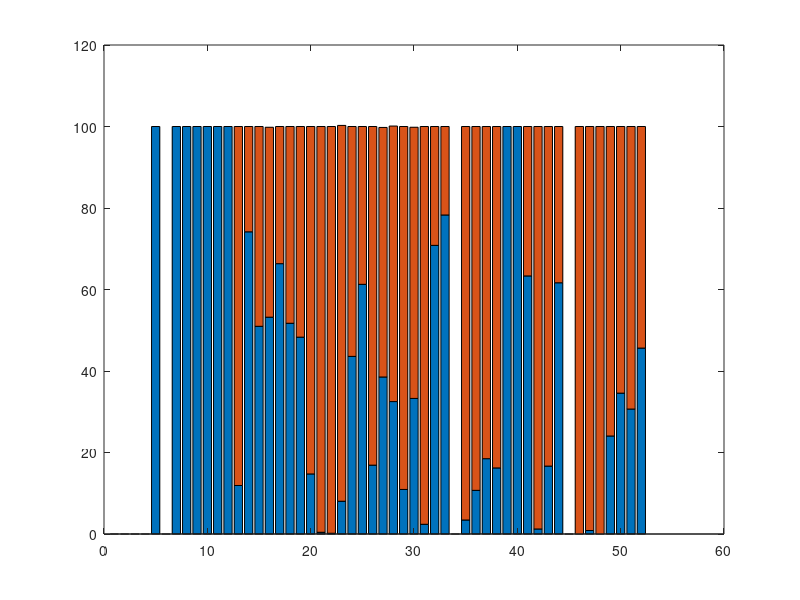

Reproduce this figure in MATLAB.
close all;
clear;
clc;
xLabels={'$10,000' '$11,000' '$12,000' '$13,000' '$14,000' '$15,000' '$16,000' '$17,000' '$18,000' '$19,000' '$20,000' '$21,000' '$22,000' '$23,000' '$24,000' '$25,000' '$26,000' '$27,000' '$28,000' '$29,000' '$30,000' '$31,000' '$32,000' '$33,000' '$34,000' '$35,000' '$36,000' '$37,000' '$38,000' '$39,000' '$40,000' '$41,000' '$42,000' '$43,000' '$44,000' '$45,000' '$46,000' '$47,000' '$48,000' '$49,000' '$50,000' '$51,000' '$52,000' '$53,000' '$54,000' '$55,000' '$56,000' '$57,000' '$58,000' '$59,000' '$60,000' '$61,000+'};
load data03
CarSales
LightTruckSales
Total
% carSales=[0 0 0 0 0.055 0 0.246 0.026 0.189 0.359 0.51 0.455 0.035 0.485 0.288 0.29 0.274 1.113 0.713 0.116 0.001 0.001 0.03 0.034 0.231 0.036 0.168 0.286 0.117 0.185 0.041 0.068 0.119 0 0.011 0.015 0.022 0.006 0.105 0.006 0.019 0.001 0.003 0.082 0 0 0.001 0 0.019 0.028 0.023 0.266];
% lightTruckSales=[0 0 0 0 0 0 0 0 0 0 0 0 0.259 0.169 0.277 0.254 0.139 1.039 0.763 0.671 0.234 0.536 0.344 0.044 0.146 0.177 0.267 0.595 0.953 0.37 1.677 0.028 0.033 0 0.309 0.125 0.097 0.031 0 0 0.011 0.08 0.015 0.051 0 0.039 0.116 0.085 0.06 0.053 0.052 0.317];
% total=[0 0 0 0 0.055 0 0.246 0.026 0.189 0.359 0.51 0.455 0.294 0.654 0.565 0.545 0.413 2.152 1.476 0.787 0.235 0.537 0.373 0.078 0.377 0.213 0.436 0.88 1.07 0.556 1.718 0.096 0.152 0 0.32 0.14 0.119 0.037 0.105 0.006 0.03 0.081 0.018 0.133 0 0.039 0.117 0.085 0.079 0.081 0.075 0.583];
title('Vehicle Price Categories and Sales ');
xlabel('Vehicle Price Category');
ylabel('Sales');
hold on;
plot(CarSales,'-g',LineWidth=2);
plot(LightTruckSales,'-r',LineWidth=2);
plot(Total,'-c',LineWidth=1.5);
hold off;
xbounds = xlim;

set(gca,'XTick',xbounds(1):xbounds(2),'FontSize',8);
xticklabels(xLabels);
xtickangle(60);
legend('carSales','lightTruckSales','total',Location='best'); 



data = zeros(length(CarSales),2);
for i=1:length(CarSales)
        data(i,1)=(CarSales(i)/Total(i))*100;
        data(i,2) = (LightTruckSales(i)/Total(i))*100;
end
bar(data,'stacked');
